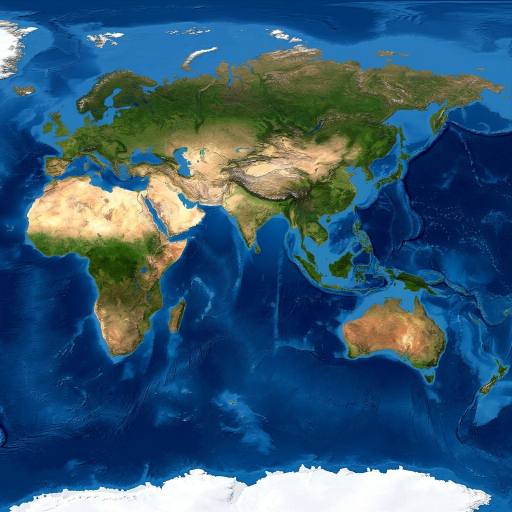
#> input picture assets/world_map.png, 1024 x 1024 px (shown at 1/2 size)
$ python generate_heights.py
#> lines starting #> are read from the running program, lines starting #| are printed output that depends on the picture
import PIL.Image
import json

img = PIL.Image.open("assets/world_map.png").convert("RGB")
#> img is the input picture: PIL image 1024x1024 RGB; mean R, G, B 52.4, 89.8, 116.4
img = img.resize((201, 201), PIL.Image.Resampling.LANCZOS)
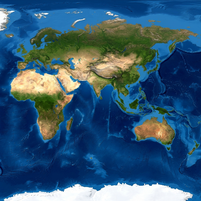
#> img: PIL image 201x201 RGB; mean R, G, B 52.4, 89.8, 116.4

heights = []
for y in range(201):
    row = []
    for x in range(201):
        r, g, b = img.getpixel((x, y))
        elev = 0.2
        # simple color heuristics for heightmap
        if b > r + 15 and b > g:
            # Deep blue ocean
            elev = -0.3
        elif b > r and b > g - 10:
            # Shallow water
            elev = -0.1
        else:
            # Land
            brightness = (r + g + b) / 3.0
            if brightness > 200:
                # Snow/high mountains
                elev = 1.8 + (brightness - 200) / 55.0 * 1.5
            elif r > g and r > 120 and b < 120:
                # Brown mountains / desert
                elev = 0.8 + (r - g) / 100.0 * 1.0
            else:
                # Green land
                elev = 0.3 + (g - b) / 255.0 * 0.8
        row.append(round(elev, 3))
    heights.append(row)
#> after the loop, heights = 201 items

with open("js/world_heights.js", "w") as f:
    f.write("export const worldMapElevations = " + json.dumps(heights) + ";\n")
print("Successfully generated js/world_heights.js")
